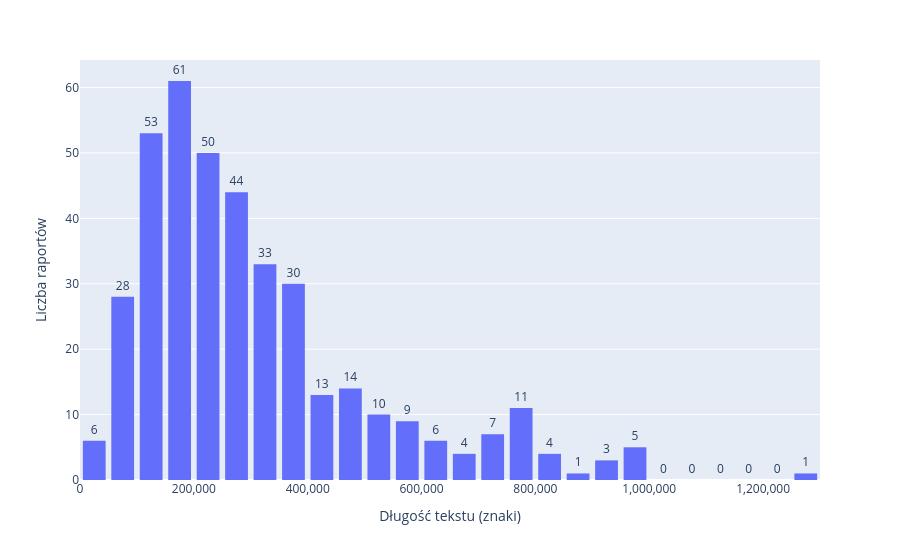

Notebook code for this chart:
### Code cell
fig = px.histogram(data_frame=reports_data,
                   x='dlugosc_tekstu',
                   labels={'dlugosc_tekstu': 'Długość tekstu (znaki)'},
                   nbins=30)

fig.update_layout(
    yaxis_title='Liczba raportów',
    xaxis_tickformat=',.0f',
    bargap=0.2)

fig.update_traces(
    texttemplate="%{y}",
    textposition="outside")

fig.show()

### Figure 1 — Plotly figure (JSON) as saved in the notebook; plotly's stock layout.template omitted (floating-point values rounded to 4 significant figures; data arrays with more than 128 entries replaced by an {"elided": "..."} marker saying what was removed)
{"data": [{"bingroup": "x", "hovertemplate": "Długość tekstu (znaki)=%{x}<br>count=%{y}<extra></extra>", "legendgroup": "", "marker": {"color": "#636efa", "pattern": {"shape": ""}}, "name": "", "nbinsx": 30, "orientation": "v", "showlegend": false, "textposition": "outside", "texttemplate": "%{y}", "type": "histogram", "x": {"elided": "393 int values"}, "xaxis": "x", "yaxis": "y"}], "layout": {"bargap": 0.2, "barmode": "relative", "legend": {"tracegroupgap": 0}, "margin": {"t": 60}, "xaxis": {"anchor": "y", "domain": [0, 1], "tickformat": ",.0f", "title": {"text": "Długość tekstu (znaki)"}}, "yaxis": {"anchor": "x", "domain": [0, 1], "title": {"text": "Liczba raportów"}}}}
